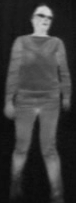
#> input picture 10/roi_chosen/1.png, 76 x 203 px, given in place of vid1_IR.avi, which was not available
$ jupyter execute homework.ipynb   (shell and % lines are left out)   (text cells are left out)
#> lines starting #> are read from the running program, lines starting #| are printed output that depends on the picture; after the words box and inside, x2 and y2 are one past the last pixel; in counts of white or black regions, pixels touching at a corner belong together; pictures that were not available may be replaced by others from this repository, and a replacement may not be noted
#> in process_video, current_frame is the input picture: shape (203, 76, 3); min 10, max 210, mean 58.2
[cell 1]
import cv2
import matplotlib.pyplot as plt
import numpy as np

[cell 2]
plt.rcParams['figure.figsize'] = (10, 10)
plt.rcParams['image.interpolation'] = 'nearest'

[cell 3]
import os

os.mkdir('roi')

[cell 4]
i_pedestrian_counter: int = 0


def process_frame(current_frame: np.ndarray) -> np.ndarray:
    original_image: np.ndarray = current_frame.copy()

    gray_image: np.ndarray = cv2.cvtColor(current_frame, cv2.COLOR_BGR2GRAY)

    _, threshold_image = cv2.threshold(gray_image, 45, 255, cv2.THRESH_BINARY)
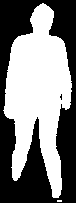
#> threshold_image: shape (203, 76); 49.6% white; 2 white regions (1 under 20 px), largest, box (x1, y1, x2, y2) and area: (3, 3, 72, 198) 7645
    median: np.ndarray = cv2.medianBlur(threshold_image, 7)
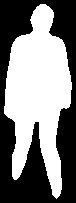
#> median: shape (203, 76); 49.5% white; 1 white region, box (x1, y1, x2, y2) and area: (4, 4, 72, 199) 7644
    # Ta 'heurystyka', to po prostu dylatacja obrazu
    dilated = cv2.dilate(median, np.ones((5, 5), np.uint8), iterations=2)
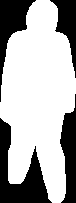
#> dilated: shape (203, 76); 67.2% white; 4 black regions, box (x1, y1, x2, y2) and area: (0, 118, 52, 203) 1881, (0, 0, 36, 102) 1195, (60, 94, 76, 203) 1128, (50, 0, 76, 78) 853
    closed: np.ndarray = cv2.morphologyEx(dilated, cv2.MORPH_CLOSE, np.ones((7, 7), np.uint8), iterations=2)
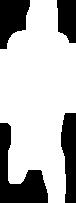
#> closed: shape (203, 76); 70.8% white; 4 black regions, box (x1, y1, x2, y2) and area: (0, 123, 48, 203) 1705, (61, 113, 76, 203) 1084, (0, 0, 30, 49) 1019, (57, 0, 76, 43) 690

    num_labels, labels, stats, centroids = cv2.connectedComponentsWithStats(closed)
#> num_labels = 2; stats = [[0, 0, 76, 203, 4498], [0, 0, 76, 203, 10930]]; centroids = [[36.63, 111.4], [37.86, 96.71]]

    objects_on_screen: bool = num_labels > 1
#> objects_on_screen = True
    if objects_on_screen:
        for object_index in range(1, num_labels):
            x, y, w, h, area = stats[object_index]

            too_small: bool = area < 400
            not_rectangle: bool = w > h + 10
            if too_small or not_rectangle:
                continue

            roi = original_image[y: y + h, x: x + w]

            global i_pedestrian_counter

            cv2.imwrite(f'roi/sample_{i_pedestrian_counter:06d}.png', roi)

            i_pedestrian_counter += 1

            centroid_x, centroid_y = centroids[object_index]

            cv2.rectangle(original_image, (x, y), (x + w, y + h), (255, 0, 0), 2)
            cv2.putText(original_image, str(object_index), (int(centroid_x), int(centroid_y)), cv2.FONT_HERSHEY_SIMPLEX, 1, (0, 255, 0), 1)
#> this loop made 1 pass
#> (x, y, w, h, area, too_small, not_rectangle, centroid_x) on pass 1: (0, 0, 76, 203, 10930, False, False, 37.86)
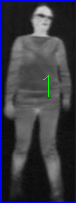
#> original_image: shape (203, 76, 3); 5.54% of pixels changed, all inside (x1, y1, x2, y2) = (0, 0, 76, 203)
#> after the loop, i_pedestrian_counter = 1

    return original_image

def process_video(file: str) -> None:
    capture = cv2.VideoCapture(file)

    while capture.isOpened():
        has_next_frame, current_frame = capture.read()
        if not has_next_frame:
            break

        new_image = process_frame(current_frame)
        cv2.imshow('IR', new_image)
        if cv2.waitKey(1) & 0xFF == ord('q'):
#> (key q is pressed here)
            break

    capture.release()
    cv2.destroyAllWindows()

process_video('vid1_IR.avi')

$ run again, on 10/roi_chosen/2.png
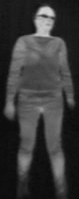
#> input picture 10/roi_chosen/2.png, 79 x 199 px, given in place of vid1_IR.avi, which was not available
#> in process_video, current_frame is the input picture: shape (199, 79, 3); min 10, max 211, mean 56.9
#> in process_frame, `_, threshold_image = cv2.threshold(gray_image, 45, 255, cv2.THRESH_BIN..`:
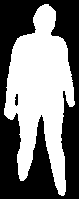
#> threshold_image: shape (199, 79); 47.9% white; 1 white region, box (x1, y1, x2, y2) and area: (4, 4, 75, 196) 7523
#> median: shape (199, 79); 48.1% white; 1 white region, box (x1, y1, x2, y2) and area: (4, 4, 75, 195) 7568
#> dilated: shape (199, 79); 65.6% white; 4 black regions, box (x1, y1, x2, y2) and area: (0, 118, 56, 199) 2088, (0, 0, 41, 104) 1369, (51, 0, 79, 97) 985, (66, 107, 79, 199) 965
#> closed: shape (199, 79); 68.9% white; 4 black regions, box (x1, y1, x2, y2) and area: (0, 123, 53, 199) 1893, (0, 0, 33, 58) 1200, (66, 110, 79, 199) 956, (59, 0, 79, 58) 843
#> num_labels = 2; stats = [[0, 0, 79, 199, 4892], [0, 0, 79, 199, 10829]]; centroids = [[36.59, 104.8], [40.09, 96.37]]
#> objects_on_screen = True
#> the loop in process_frame, `for object_index in range(1, num_labels):` made 1 pass
#> (x, y, w, h, area, too_small, not_rectangle, centroid_x) on pass 1: (0, 0, 79, 199, 10829, False, False, 40.09)
#> after the loop in process_frame, `for object_index in range(1, num_labels):`:
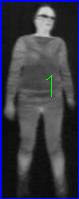
#> original_image: shape (199, 79, 3); 5.42% of pixels changed, all inside (x1, y1, x2, y2) = (0, 0, 79, 199)
#> after the loop in process_frame, `for object_index in range(1, num_labels):`: i_pedestrian_counter = 1
